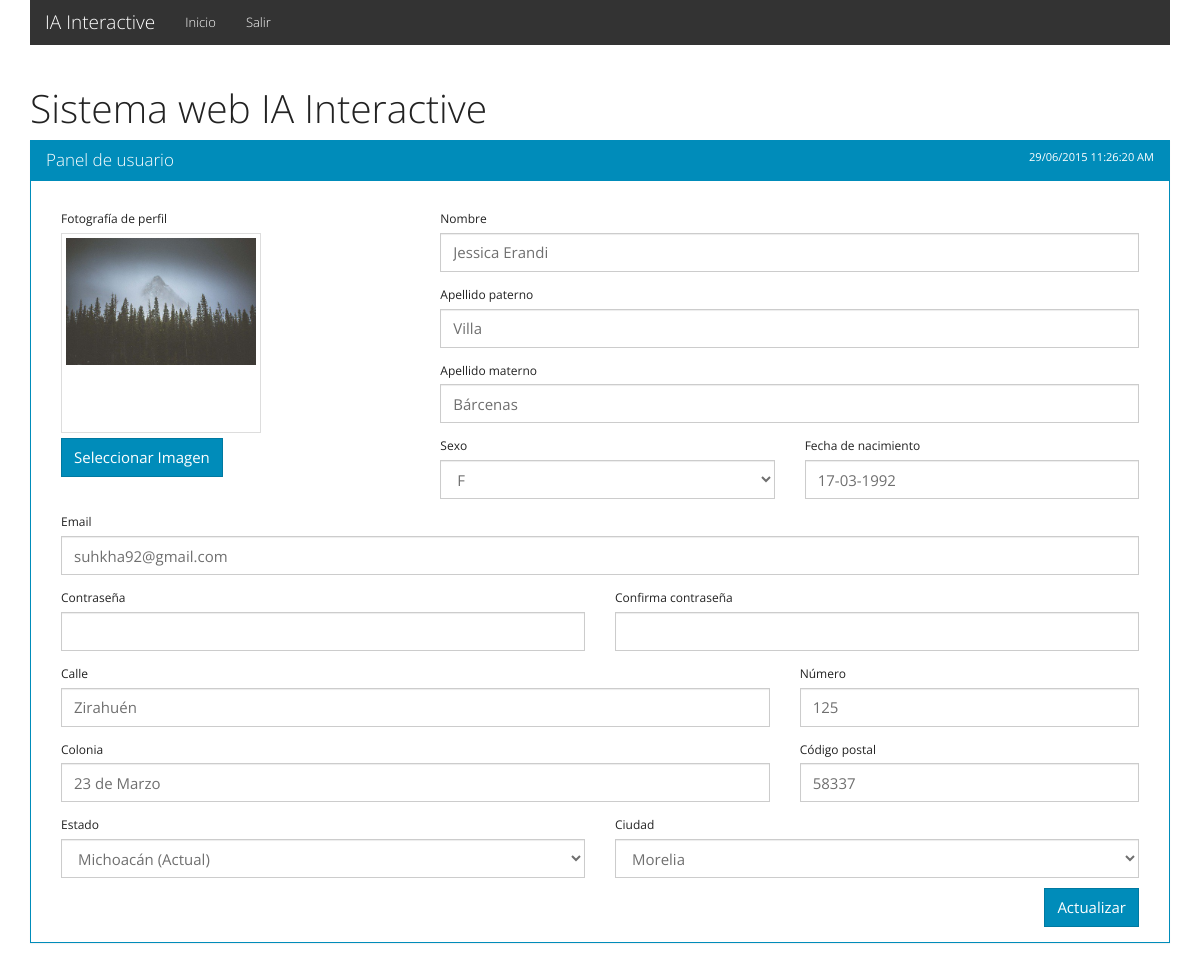
Screenshot of /site/users/profile-edit.php (signed in) with the database file from the repository.
### tables this page shows
CREATE TABLE IF NOT EXISTS `users` (
  `id_user` int(10) unsigned NOT NULL AUTO_INCREMENT,
  `id_city` int(10) unsigned NOT NULL,
  `id_rol` int(10) unsigned DEFAULT NULL,
  `image` varchar(255) DEFAULT NULL,
  `username` varchar(255) DEFAULT NULL,
  `lastname_1` varchar(255) DEFAULT NULL,
  `lastname_2` varchar(255) DEFAULT NULL,
  `gender` varchar(1) DEFAULT NULL,
  `birthday` date DEFAULT NULL,
  `email` varchar(100) DEFAULT NULL,
  `password` varchar(100) DEFAULT NULL,
  `street` varchar(255) DEFAULT NULL,
  `number_home` int(5) DEFAULT NULL,
  `location` varchar(255) DEFAULT NULL,
  `zip` int(6) DEFAULT NULL,
  `vote` tinyint(2) NOT NULL,
  PRIMARY KEY (`id_user`),
  KEY `FK_city` (`id_city`),
  KEY `FK_rol` (`id_rol`)
);

CREATE TABLE IF NOT EXISTS `cities` (
  `id_city` int(10) unsigned NOT NULL AUTO_INCREMENT,
  `id_state` int(10) unsigned NOT NULL,
  `city` varchar(100) DEFAULT NULL,
  PRIMARY KEY (`id_city`),
  KEY `FK_state` (`id_state`)
);

CREATE TABLE IF NOT EXISTS `states` (
  `id_state` int(10) unsigned NOT NULL AUTO_INCREMENT,
  `state` varchar(100) DEFAULT NULL,
  PRIMARY KEY (`id_state`)
);

### site/blocks/__block--session.php (called while the page is built, shortened)
<?php
$id_user    = $_SESSION['id_user'];
$username   = $_SESSION['username'];
$lastname_1 = $_SESSION['lastname_1'];
$lastname_2 = $_SESSION['lastname_2'];
$gender     = $_SESSION['gender'];
$image      = $_SESSION['image'];
?>

### site/class/User.php (called while the page is built, shortened)
<?php
class User{
    public function find($id_user){
        return $find = mysql_query("SELECT id_user, id_city, id_rol, image, username, lastname_1, lastname_2, gender, birthday, email, password, street, number_home,location, zip FROM users WHERE id_user='".$id_user."' LIMIT 1");
    }
}
?>

### site/class/City.php (called while the page is built)
<?php
class City{
    public function find($id_city){
        return $search = mysql_query("SELECT id_city, states.id_state, states.state, city FROM cities INNER JOIN states ON(cities.id_state = states.id_state ) WHERE id_city='".$id_city."' LIMIT 1");
    }
}
?>

### site/users/profile-edit.php (the view, shortened to what this page needs)
<?php
include('../blocks/__block--session.php');
require('../class/User.php');
$user = new User($image, $username, $lastname_1, $lastname_2, $gender, $birthday, $email, $password, $street, $number, $location, $zip, $city);
$data_user = mysql_fetch_object($user->find($id_user));
$id_city = $data_user->id_city;
require('../class/City.php');
$city      = new City();
$data_city = mysql_fetch_object($city->find($id_city));
include '../persistent-options.php';
?>
<!DOCTYPE html>
<html lang="en">
<head>
</head>
<body>
<div class="container">
    <h1>Sistema web IA Interactive</h1>
    <div class="m-top panel panel-primary">
      <div class="panel-heading">
        <h3 class="panel-title">Panel de usuario <small class="right"><?php echo date("d/m/Y h:i:s A"); ?></small></h3>
      </div>
      <div class="panel-body">
        <form action="update-user.php" method="post" id="update-profile-form" enctype="multipart/form-data" >
                <div class="row">
                    <div class="col-md-4">
                        <div class="form-group">
                            <div class="col-md-12">
                            <label class="control-label">Fotografía de perfil</label>
                                <div class="fileupload fileupload-new" data-provides="fileupload">
                                    <div class="fileupload-preview thumbnail"><img src="../../<?php echo $data_user->image; ?>"></div>
                                        <div>
                                            <span class="btn btn-primary btn-file btn-blue-dark">
                                                <span class="fileupload-new">Seleccionar Imagen</span>
                                            </span>
                                        </div>
                                </div>
                            </div>
                        </div>
                    </div>
                    <div class="col-md-8">
                        <div class="form-group">
                            <div class="col-md-12">
                              <label class="control-label">Nombre</label>
                              <input name="username" class="form-control" type="text" value="<?php echo $data_user->username; ?>">
                            </div>
                        </div>
                        <div class="form-group">
                            <div class="col-md-12">
                              <label class="control-label">Apellido paterno</label>
                              <input name="lastname_1" class="form-control" type="text" value="<?php echo $data_user->lastname_1; ?>">
                            </div>
                        </div>
                        <div class="form-group">
                            <div class="col-md-12">
                              <label class="control-label">Apellido materno</label>
                              <input name="lastname_2" class="form-control" type="text" value="<?php echo $data_user->lastname_2; ?>">
                            </div>
                        </div>
                        <div class="form-group">
                            <div class="col-md-6">
                              <label class="control-label">Sexo</label>
                              <select class="form-control" name="gender">
                                <option value="<?php echo $data_user->gender; ?>"><?php echo $data_user->gender; ?></option>
                              </select>
                            </div>
                            <div class="col-md-6">
                                <label class="control-label">Fecha de nacimiento</label>
                                <input type="text" class="form-control" id="birthday" name="birthday" value="<?php echo date("d-m-Y", strtotime($data_user->birthday)); ?>" >
                            </div>
                        </div>
                    </div>
                </div>
                <div class="form-group">
                    <div class="col-md-12">
                      <label class="control-label">Email</label>
                      <input name="email" class="form-control" type="email" value="<?php echo $data_user->email; ?>">
                    </div>
                </div>
                <div class="form-group">
                    <div class="col-md-6">
                      <label class="control-label">Contraseña</label>
                      <input name="password" id="password" class="form-control" type="password">
                    </div>
                    <div class="col-md-6">
                      <label class="control-label">Confirma contraseña</label>
                      <input name="confirm_password" class="form-control" type="password">
                    </div>
                </div>
                <div class="form-group">
                    <div class="col-md-8">
                      <label class="control-label">Calle</label>
                      <input name="street" class="form-control" type="text" value="<?php echo $data_user->street; ?>">
                    </div>
                    <div class="col-md-4">
                      <label class="control-label">Número</label>
                      <input name="number" class="form-control" type="text" value="<?php echo $data_user->number_home; ?>">
                    </div>
                </div>
                 <div class="form-group">
                    <div class="col-md-8">
                      <label class="control-label">Colonia</label>
                      <input name="location" class="form-control" type="text" value="<?php echo $data_user->location; ?>">
                    </div>
                    <div class="col-md-4">
                      <label class="control-label">Código postal</label>
                      <input name="zip" class="form-control" type="text" value="<?php echo $data_user->zip; ?>">
                    </div>
                </div>
                <div class="form-group">
                    <div class="col-md-6">
                      <label class="control-label">Estado</label>
                      <select class="form-control"name="state" id="state">
                        <option value="<?php echo $data_city->id_state; ?>"><?php echo $data_city->state ?> (Actual)</option>
                      </select>
                    </div>
                    <div class="col-md-6">
                      <label class="control-label">Ciudad</label>
                      <select class="form-control"name="city" id="city">
                        <option value="<?php echo $data_city->id_city; ?>"><?php echo $data_city->city ?></option>
                      </select>
                    </div>
                </div>
                <div class="form-group">
                      <div class="col-md-12">
                        <button type="submit" class="btn m-top right btn-primary">Actualizar</button>
                      </div>
                </div>
            </form>
      </div>
    </div>
</div>
</body>
</html>

### styles/main.css (style rules this page uses)
.m-top { margin-top: 10px; }
.right { float:right; }
.control-label { margin-top: 15px; }
.fileupload-preview { width: 200px; height: 200px; }

### rows the page displays
users: image (picture), username "Jessica Erandi", lastname_1 "Villa", lastname_2 "Bárcenas", gender "F", birthday "17-03-1992", email "suhkha92@gmail.com", street "Zirahuén", number "125", location "23 de Marzo", zip "58337"
cities: state "Michoacán (Actual)", city "Morelia"
